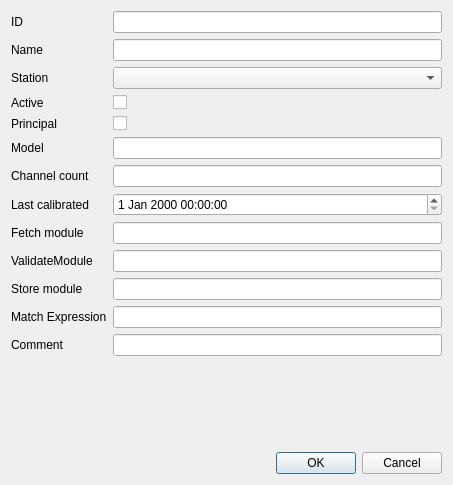
<?xml version="1.0" encoding="UTF-8"?>
<ui version="4.0">
 <class>Dialog</class>
 <widget class="QDialog" name="Dialog">
  <property name="geometry">
   <rect>
    <x>0</x>
    <y>0</y>
    <width>453</width>
    <height>485</height>
   </rect>
  </property>
  <property name="windowTitle">
   <string>New instrument</string>
  </property>
  <layout class="QVBoxLayout" name="verticalLayout">
   <item>
    <layout class="QGridLayout" name="gridLayout">
     <item row="1" column="0">
      <widget class="QLabel" name="lblName">
       <property name="text">
        <string>Name</string>
       </property>
      </widget>
     </item>
     <item row="0" column="1">
      <widget class="QLineEdit" name="editID">
       <property name="enabled">
        <bool>true</bool>
       </property>
      </widget>
     </item>
     <item row="9" column="1">
      <widget class="QLineEdit" name="editValidateModule"/>
     </item>
     <item row="0" column="0">
      <widget class="QLabel" name="lblId">
       <property name="text">
        <string>ID</string>
       </property>
      </widget>
     </item>
     <item row="7" column="1">
      <widget class="QDateTimeEdit" name="dtLastCalibrated"/>
     </item>
     <item row="8" column="1">
      <widget class="QLineEdit" name="editFetchModule"/>
     </item>
     <item row="3" column="0">
      <widget class="QLabel" name="lblActive">
       <property name="text">
        <string>Active</string>
       </property>
      </widget>
     </item>
     <item row="11" column="1">
      <widget class="QLineEdit" name="editMatchExpression"/>
     </item>
     <item row="8" column="0">
      <widget class="QLabel" name="lblFetchModule">
       <property name="text">
        <string>Fetch module</string>
       </property>
      </widget>
     </item>
     <item row="4" column="0">
      <widget class="QLabel" name="lblPrincipal">
       <property name="text">
        <string>Principal</string>
       </property>
      </widget>
     </item>
     <item row="9" column="0">
      <widget class="QLabel" name="lblValidateModule">
       <property name="text">
        <string>ValidateModule</string>
       </property>
      </widget>
     </item>
     <item row="12" column="0">
      <widget class="QLabel" name="lblComment">
       <property name="text">
        <string>Comment</string>
       </property>
      </widget>
     </item>
     <item row="4" column="1">
      <widget class="QCheckBox" name="cbPrincipal">
       <property name="text">
        <string/>
       </property>
      </widget>
     </item>
     <item row="10" column="1">
      <widget class="QLineEdit" name="editStoreModule"/>
     </item>
     <item row="1" column="1">
      <widget class="QLineEdit" name="editName"/>
     </item>
     <item row="12" column="1">
      <widget class="QLineEdit" name="editComment"/>
     </item>
     <item row="6" column="0">
      <widget class="QLabel" name="lblChannelCount">
       <property name="text">
        <string>Channel count</string>
       </property>
      </widget>
     </item>
     <item row="6" column="1">
      <widget class="QLineEdit" name="editChannelCount"/>
     </item>
     <item row="10" column="0">
      <widget class="QLabel" name="lblStoreModule">
       <property name="text">
        <string>Store module</string>
       </property>
      </widget>
     </item>
     <item row="3" column="1">
      <widget class="QCheckBox" name="cbActive">
       <property name="text">
        <string/>
       </property>
      </widget>
     </item>
     <item row="2" column="1">
      <widget class="QComboBox" name="cboxStation"/>
     </item>
     <item row="2" column="0">
      <widget class="QLabel" name="lblStation">
       <property name="text">
        <string>Station</string>
       </property>
      </widget>
     </item>
     <item row="7" column="0">
      <widget class="QLabel" name="lblLastCalibibrated">
       <property name="text">
        <string>Last calibrated</string>
       </property>
      </widget>
     </item>
     <item row="11" column="0">
      <widget class="QLabel" name="lblMatchExpression">
       <property name="text">
        <string>Match Expression</string>
       </property>
      </widget>
     </item>
     <item row="5" column="1">
      <widget class="QLineEdit" name="editModel"/>
     </item>
     <item row="5" column="0">
      <widget class="QLabel" name="lblModel">
       <property name="text">
        <string>Model</string>
       </property>
      </widget>
     </item>
    </layout>
   </item>
   <item>
    <spacer name="verticalSpacer">
     <property name="orientation">
      <enum>Qt::Vertical</enum>
     </property>
     <property name="sizeHint" stdset="0">
      <size>
       <width>20</width>
       <height>40</height>
      </size>
     </property>
    </spacer>
   </item>
   <item>
    <widget class="QDialogButtonBox" name="buttonBox">
     <property name="orientation">
      <enum>Qt::Horizontal</enum>
     </property>
     <property name="standardButtons">
      <set>QDialogButtonBox::Cancel|QDialogButtonBox::Ok</set>
     </property>
    </widget>
   </item>
  </layout>
 </widget>
 <resources/>
 <connections>
  <connection>
   <sender>buttonBox</sender>
   <signal>accepted()</signal>
   <receiver>Dialog</receiver>
   <slot>accept()</slot>
   <hints>
    <hint type="sourcelabel">
     <x>248</x>
     <y>254</y>
    </hint>
    <hint type="destinationlabel">
     <x>157</x>
     <y>274</y>
    </hint>
   </hints>
  </connection>
  <connection>
   <sender>buttonBox</sender>
   <signal>rejected()</signal>
   <receiver>Dialog</receiver>
   <slot>reject()</slot>
   <hints>
    <hint type="sourcelabel">
     <x>316</x>
     <y>260</y>
    </hint>
    <hint type="destinationlabel">
     <x>286</x>
     <y>274</y>
    </hint>
   </hints>
  </connection>
 </connections>
</ui>
